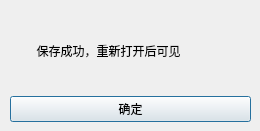
<?xml version="1.0" encoding="UTF-8"?>
<ui version="4.0">
 <class>FourierDialog</class>
 <widget class="QDialog" name="FourierDialog">
  <property name="geometry">
   <rect>
    <x>0</x>
    <y>0</y>
    <width>260</width>
    <height>131</height>
   </rect>
  </property>
  <property name="windowTitle">
   <string>ReplaceDialog</string>
  </property>
  <widget class="QWidget" name="layoutWidget">
   <property name="geometry">
    <rect>
     <x>10</x>
     <y>12</y>
     <width>241</width>
     <height>110</height>
    </rect>
   </property>
   <layout class="QGridLayout" name="gridLayout_3">
    <item row="0" column="0">
     <layout class="QGridLayout" name="gridLayout_2">
      <item row="0" column="0">
       <widget class="QLabel" name="label_2">
        <property name="text">
         <string>        保存成功，重新打开后可见</string>
        </property>
       </widget>
      </item>
     </layout>
    </item>
    <item row="1" column="0">
     <layout class="QGridLayout" name="gridLayout">
      <item row="0" column="0">
       <widget class="QPushButton" name="pb_ok">
        <property name="text">
         <string>确定</string>
        </property>
       </widget>
      </item>
     </layout>
    </item>
   </layout>
  </widget>
 </widget>
 <tabstops>
  <tabstop>pb_ok</tabstop>
 </tabstops>
 <resources/>
 <connections/>
</ui>
